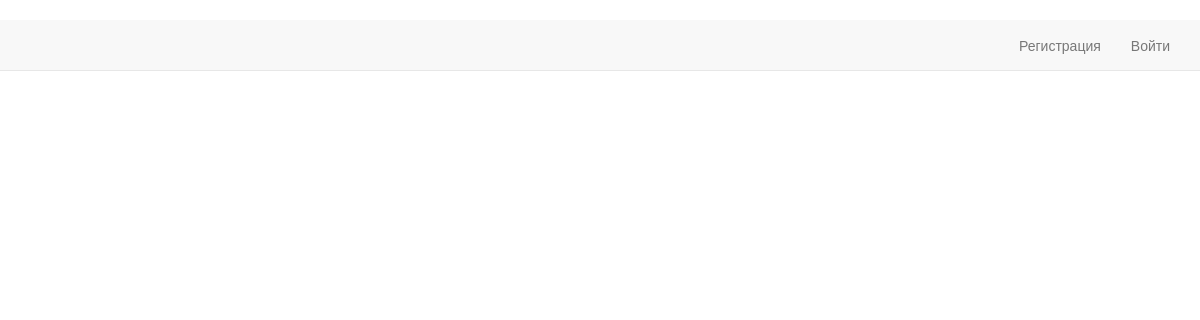
The app's page /wall/1/, older data.
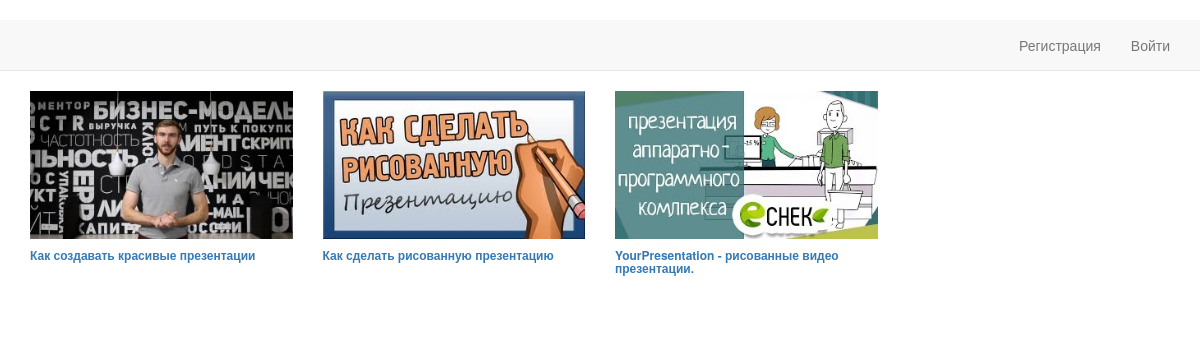
The same page, newer data.
### youapp/models.py (models this page shows, shortened)
class Movie(models.Model):
	title = models.CharField(verbose_name='Название', max_length=100)
	video = EmbedVideoField(verbose_name='Ссылка')
	price = models.DecimalField(max_digits=99, decimal_places=2, default=0, verbose_name='Цена')
	date = models.DateTimeField(auto_now_add=True, verbose_name='Дата')
	author = models.ForeignKey('User', verbose_name='Автор')
	thumbnail = models.CharField(verbose_name='thumbnail_url', max_length=255, blank=True)
	class Meta:
		ordering = ['-date']
		verbose_name = 'Видео'
		verbose_name_plural = 'Видео'

### youapp/views.py (the view)
# urls.py: url(r'^wall/(?P<user_id>\d+)/$', wall,  name='wall'),
def wall(request, user_id):
	movie = Movie.objects.filter(author=user_id)
	return render(request, 'wall.html', {'movie': movie})

### templates/wall.html (shortened to what this page needs)
﻿{% extends "base.html" %}
{% load pagination_tags %}
{% block content %}{% autopaginate movie %}
        {% for item in movie %}
        <div class="col-lg-3 col-xs-6 block-thumb">
        {% if user.is_authenticated %}
            <div class="thumbnail-st">
                {% if user.balance >= item.price %}
                    <a href="{% url 'movie' item.id %}" data-toggle="modal" data-target="#myModal" title="{{ item.title }}" ><img src="{{ item.thumbnail }}"></a>
                    {% else %}
                    <a href="{% url 'movie' item.id %}" title="{{ item.title }}" ><img src="{{ item.thumbnail }}"></a>
                    {% endif %}
                <div class="caption">
                    {% if user == item.author %}
                        <a href="{% url 'delete' item.id %}" class="trash-a"><span class="trash glyphicon glyphicon-trash" title="Удалить" aria-hidden="true"></span></a>
                    {% else %}
                        {% if item in user.purchased.all %}
                            <span class="title">Куплено</span>
                        {% else %}
                    <span class="title">Цена: {{ item.price| floatformat:"-2"  }}</span>
                        {% endif %}
                    {% endif %}
                </div></div>
            {% if user.balance >= item.price %}
            <h6><b><a href="{% url 'movie' item.id %}" data-toggle="modal" data-target="#myModal">{{ item.title|slice:"69" }}</a></b></h6>
                {% else %}
                <h6><b><a href="{% url 'movie' item.id %}">{{ item.title|slice:"69" }}</a></b></h6>
                {% endif %}
            {% if user != item.author and item not in user.purchased.all %}
                <hr class="hre">
            {% endif %}
        {% else %}
            <div class="thumbnail-st"><a href="/accounts/login/" data-toggle="modal" data-target="#myModal" title="{{ item.title }}" ><img src="{{ item.thumbnail }}"></a>
                <div class="caption">
                </div></div>
            <h6><b><a href="/accounts/login/" data-toggle="modal" data-target="#myModal">{{ item.title|slice:"69" }}</a></b></h6>
        {% endif %}
        </div>
        {% endfor %}
{% endblock %}

### templates/base.html (shortened to what this page needs)
<!DOCTYPE html>
<html lang="ru">
  <head>
    {% load bootstrap3 %}
      {% load static %}
    {% bootstrap_css %}
      <link href="{% static 'css/style.css' %}" rel="stylesheet">
  </head>
  <body>
        <nav class="navbar navbar-default navbar-static-top">
            <div class="container">
            <div class="navbar-header">
                <a href="{% url 'index' %}" class="navbar-brand">{{ config.SITE_NAME }}</a> </div>
            <div class="collapse navbar-collapse" id="bs-example-navbar-collapse-6">
               <ul class="nav navbar-nav navbar-right">
                   {% if user.is_authenticated %}
                   <li><a href="{% url 'add' %}"  data-toggle="modal" data-target="#myModal">Добавить видео</a></li>
                       <li class="dropdown">
                   <a href="#" class="dropdown-toggle" data-toggle="dropdown" role="button" aria-haspopup="true" aria-expanded="false">Баланс: {{ user.balance| floatformat:"-2" }}р.<span class="caret"></span></a>
                       <ul class="dropdown-menu">
                        <li><a href="{% url 'pay' %}" data-toggle="modal" data-target="#myModal">Пополнить</a></li>
                        <li><a href="{% url 'pay-out' %}"  data-toggle="modal" data-target="#myModal">Вывести средства</a></li>
                      </ul>
                    </li>
        <li class="dropdown">
          <a href="#" class="dropdown-toggle" data-toggle="dropdown" role="button" aria-haspopup="true" aria-expanded="false">{{ user.email }} <span class="caret"></span></a>
          <ul class="dropdown-menu">
            <li><a href="{% url 'wall' user_id=user.id %}">Мои видеозаписи</a></li>
            <li><a href="{% url 'change-password'%}"  data-toggle="modal" data-target="#myModal">Изменить пароль</a></li>
            <li role="separator" class="divider"></li>
            <li><a href="{% url 'logout' %}">Выйти</a></li>
          </ul>
        </li>
      </ul>
                {% else %}
                   <li><a href="{% url 'register' %}" data-toggle="modal" data-target="#myModal" data-modal-callback="reload">Регистрация</a></li>
                   <li><a href="/accounts/login" data-toggle="modal" data-target="#myModal" data-modal-callback="reload">Войти</a></li>
                {% endif %}
            </div></div></nav>
        <div class="container">
        <div class="row">
            {% block content %}{% endblock %}
            </div></div>
  </body>
</html>

### templates/message.html (shortened to what this page needs)
{% load bootstrap3 %}

### static/css/style.css (style rules this page uses)
.thumbnail-st { display: block; overflow: hidden; position: relative; }
.thumbnail-st:before { content: ''; background: -webkit-linear-gradient(top, transparent 0%, rgba(0, 0, 0, 0.7) 100%); background: linear-gradient(to bottom, transparent 0%, rgba(0, 0, 0, 0.7) 100%); width: 100%; height: 50%; opacity: 0; position: absolute; top: 100%; left: 0; z-index: 2; -webkit-transition-property: top, opacity; transition-property: top, opacity; -webkit-transition-duration: 0.3s; transition-duration: 0.3s; }
.thumbnail-st .caption { width: 100%; padding: 20px; color: #fff; position: absolute; bottom: 0; left: 0; z-index: 3; text-align: center; }
.thumbnail-st a>img, .thumbnail-st>img { display: block; max-width: 100%; height: auto; margin-right: auto; margin-left: auto; }
.block-thumb { min-height: 232px; }

Row changes from the older to the newer data that the page shows:
added Movie: thumbnail (picture), title "Как создавать красивые презентации"
added Movie: thumbnail (picture), title "Как сделать рисованную презентацию"
added Movie: thumbnail (picture), title "YourPresentation - рисованные видео презентации."
